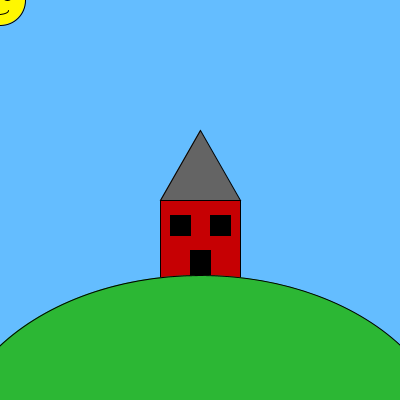
Frame 1 (no input)
Frame 60 (the mouse pressed at the canvas centre just before this capture): identical to frame 1, image omitted
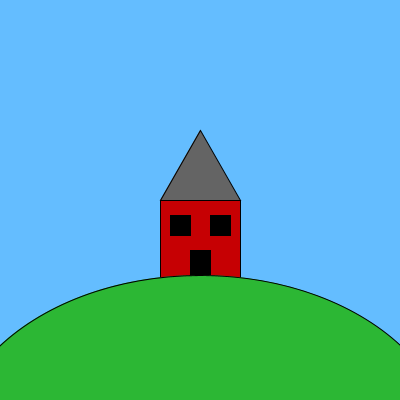
Frame 120 (the mouse held since frame 60 and released just before this capture)

The Processing sketch that drew these frames (run headless with seeded random() and noise(); from frame 60 on, the mouse is pressed at the canvas centre):

// Processing sketch: processing_132177
// ── processing_132177.pde

//Sam Legros, Exercise 3, Question 1

void setup() {
  size(400, 400);
  //noStroke();
}

//------------------------------------------------------

void draw() {

int eye1x = mouseX-7;
int eye1y = mouseY-5;
int eye2x = mouseX+7;
int eye2y = mouseY-5;
int smilex = mouseX-2;
int smiley = mouseY+10;
  
  background(100, 189, 255);
  fill(255, 247, 0);
  ellipse(mouseX, mouseY, 50, 50);
  ellipse(eye1x, eye1y, 10, 10);
  ellipse(eye2x, eye2y, 10, 10);
  arc(smilex, smiley, 20, 10, 0, PI+QUARTER_PI, OPEN);
  fill(198, 0, 3);
  rect(160, 200, 80, 100);
  fill(100, 100, 100);
  triangle(width/2, 130, 160, 200, 240, 200);
  fill(0);
  rect(190, 250, 20, 60);
  rect(170, 215, 20, 20);
  rect(210, 215, 20, 20);
  fill(44, 183, 52);
  ellipse(200, 450, 500, 350);
  noFill();


  if (mouseX > width/2) {
    background(0);
    
    fill(255, 247, 0);
    ellipse(10, 200, 10, 10);
    ellipse(46, 98, 10, 10);
    ellipse(111, 12, 10, 10);
    ellipse(70, 137, 10, 10);
    ellipse(205, 80, 10, 10);
    ellipse(333, 189, 10, 10);
    ellipse(288, 100, 10, 10);
    ellipse(378, 226, 10, 10);
    ellipse(120, 235, 10, 10);
    ellipse(380, 22, 10, 10);
    ellipse(300, 57, 10, 10);
    ellipse(290, 260, 10, 10);
    
    fill(229, 229, 229);
    ellipse(mouseX, mouseY, 40, 40);
    ellipse(eye1x, eye1y, 10, 10);
    ellipse(eye2x, eye2y, 10, 10);
    arc(smilex, smiley, 20, 10, 0, PI+QUARTER_PI, OPEN);
    fill(149, 0, 2);
    rect(160, 200, 80, 100);
    fill(60, 60, 60);
    triangle(width/2, 130, 160, 200, 240, 200);
    fill(0);
    rect(190, 250, 20, 60);
    fill(255, 247, 0);
    rect(170, 215, 20, 20);
    rect(210, 215, 20, 20);
    fill(20, 85, 23);
    ellipse(200, 450, 500, 350);
  }
}
